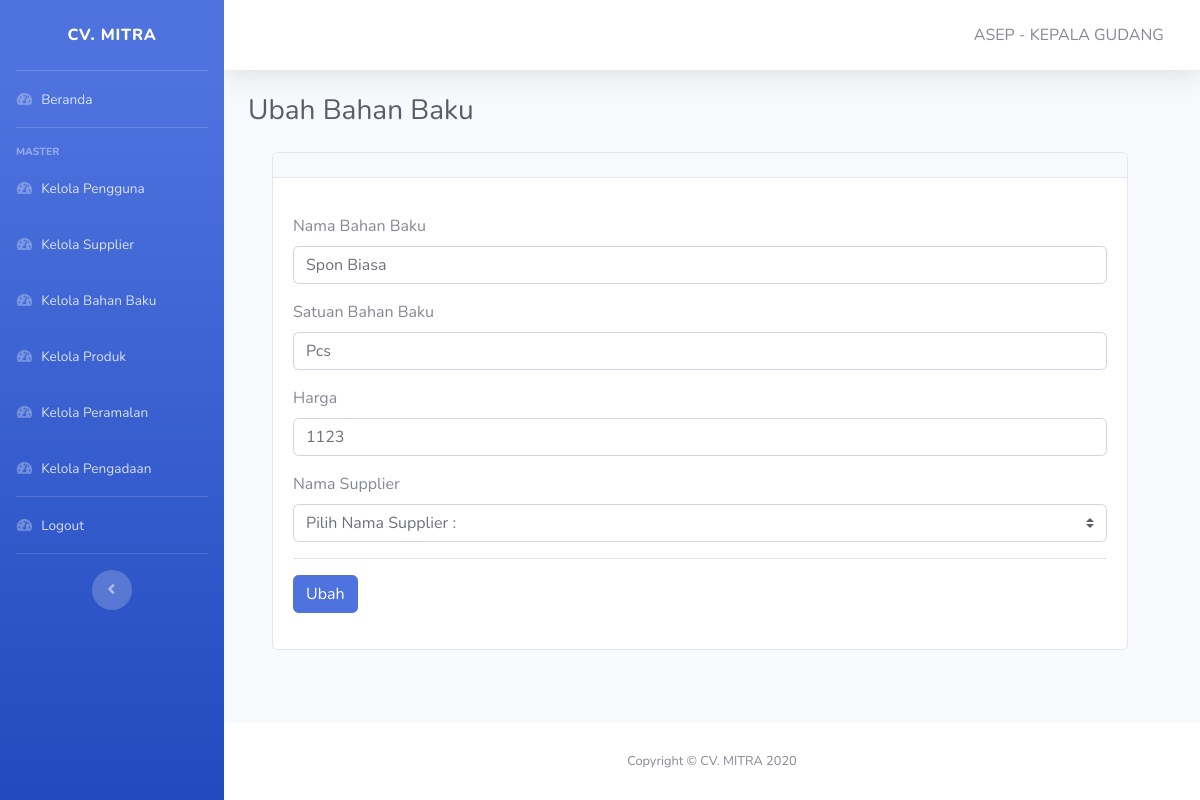
/pages/admin/ubah-bahanbaku.php?id=SB4 (signed in), run on the app's committed database.
### tables this page shows
CREATE TABLE IF NOT EXISTS `bahanbaku` (
  `id_bahanbaku` varchar(6) NOT NULL,
  `nama_bahanbaku` varchar(40) NOT NULL,
  `satuan_bahanbaku` varchar(10) NOT NULL,
  `harga` varchar(20) NOT NULL,
  `id_supplier` int(11) NOT NULL,
  PRIMARY KEY (`id_bahanbaku`),
  KEY `id_supplier` (`id_supplier`),
  CONSTRAINT `bahanbaku_ibfk_2` FOREIGN KEY (`id_supplier`) REFERENCES `supplier` (`id_supplier`)
);

### pages/admin/ubah-bahanbaku.php (the view, shortened to what this page needs)
<!DOCTYPE html>
<html lang="en">
<head>
    <?php include '../../layout/header.php' ?>
</head>
<body id="page-top">
    <div id="wrapper">
        <?php include '../../layout/sidebar-admin.php' ?>
        <div id="content-wrapper" class="d-flex flex-column">
            <div id="content">
                <?php include '../../layout/topbar.php' ?>
                <div class="container-fluid">
                    <div class="d-sm-flex align-items-center justify-content-between mb-4">
                        <h1 class="h3 mb-0 text-gray-800">Ubah Bahan Baku</h1>
                    </div>
                    <div class="container row">
                        <div class="col-12">
                            <div class="card mb-5">
                                <div class="card-header">
                                </div>
                                <div class="card-body">
                                    <?php
                                    include "../../koneksi.php";
                                    $id = $_GET['id'];
                                    $data = mysqli_query($koneksi, "select * from bahanbaku where id_bahanbaku='$id'");
                                    while ($d = mysqli_fetch_array($data)) {
                                        ?>
                                        <form action="ubah-bahanbaku-proses.php" method="post">
                                            <div class="form-group">
                                                <label for="nama_bahanbaku">Nama Bahan Baku</label>
                                                <input type="text" name="nama_bahanbaku" id="nama_bahanbaku" value="<?php echo $d['nama_bahanbaku']; ?>" class="form-control" required />
                                            </div>
                                            <div class="form-group">
                                                <label for="satuan_bahanbaku">Satuan Bahan Baku</label>
                                                <input type="text" name="satuan_bahanbaku" id="satuan_bahanbaku" value="<?php echo $d['satuan_bahanbaku']; ?>" class="form-control" required />
                                            </div>
                                            <div class="form-group">
                                                <label for="harga">Harga</label>
                                                <input type="text" name="harga" id="harga" value="<?php echo $d['harga']; ?>" class="form-control" required />
                                            </div>
                                            <div class="form-group">
                                                <label for="id_supplier">Nama Supplier</label>
                                                <select name="id_supplier" id="id_supplier" class="custom-select">
                                                    <option selected value="<?php echo $d['id_supplier']; ?>">Pilih Nama Supplier :</option>
                                                    <?php
                                                        include "../../koneksi.php";
                                                        $sql = mysqli_query($koneksi, "SELECT id_supplier,nama_supplier FROM supplier");
                                                        while ($data = mysqli_fetch_assoc($sql)) {
                                                            ?>
                                                        <option value="<?php echo $data['id_supplier']; ?>"><?php echo $data['nama_supplier']; ?></option>
                                                    <?php
                                                        }
                                                        ?>
                                                </select>
                                            </div>
                                            <hr>
                                            <div class="form-group">
                                                <input type="submit" class="btn btn-primary" value="Ubah" />
                                            </div>
                                        </form>
                                    <?php
                                    }
                                    ?>
                                </div>
                            </div>
                        </div>
                    </div>
                </div>
            </div>
            <?php include '../../layout/footer.php' ?>
        </div>
    </div>
</body>
</html>

### data on the page
bahanbaku: nama_bahanbaku "Spon Biasa", satuan_bahanbaku "Pcs", harga "1123"

### other printed values
$_SESSION['nama'] "ASEP"
$_SESSION['jabatan'] "KEPALA GUDANG"
